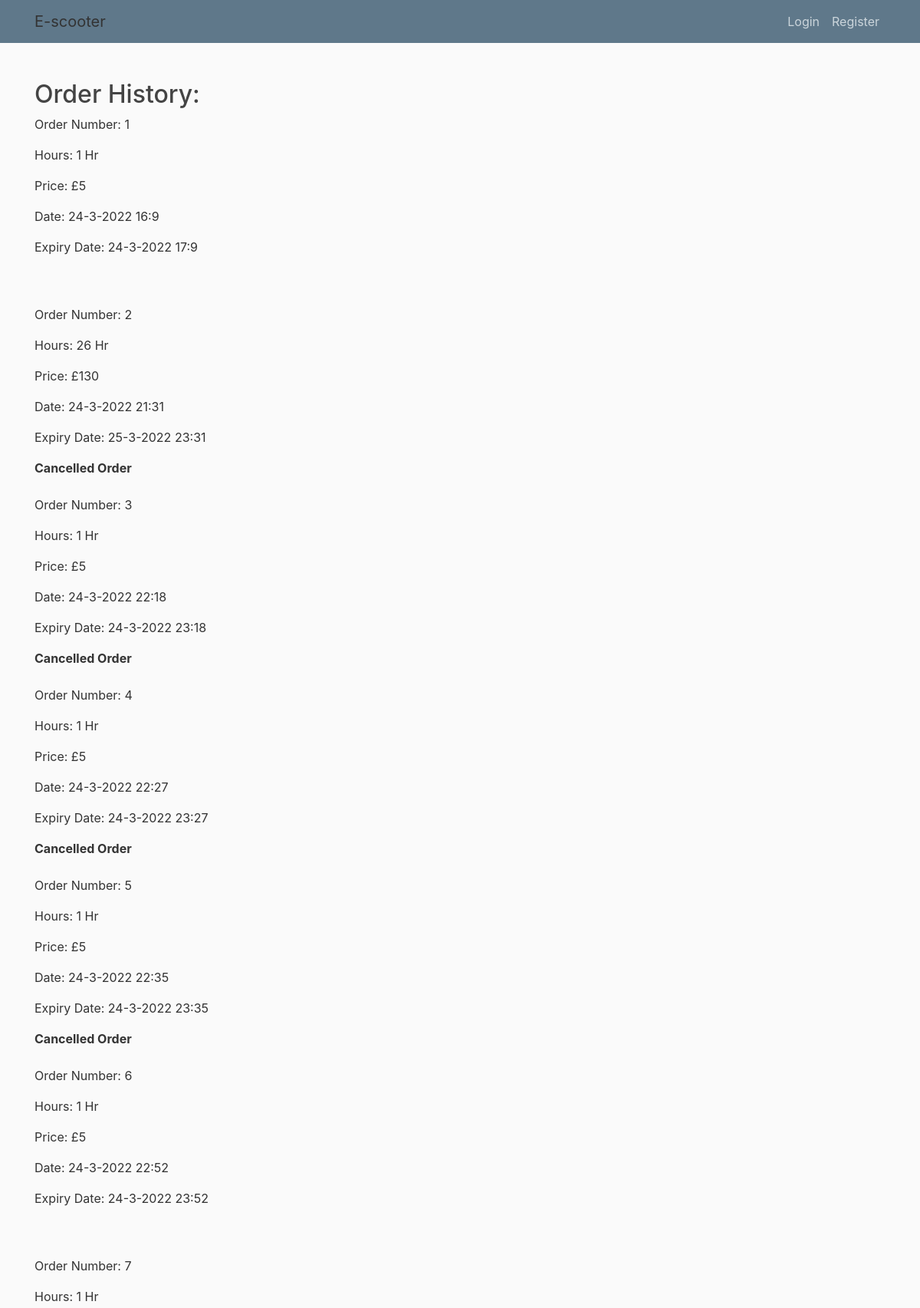
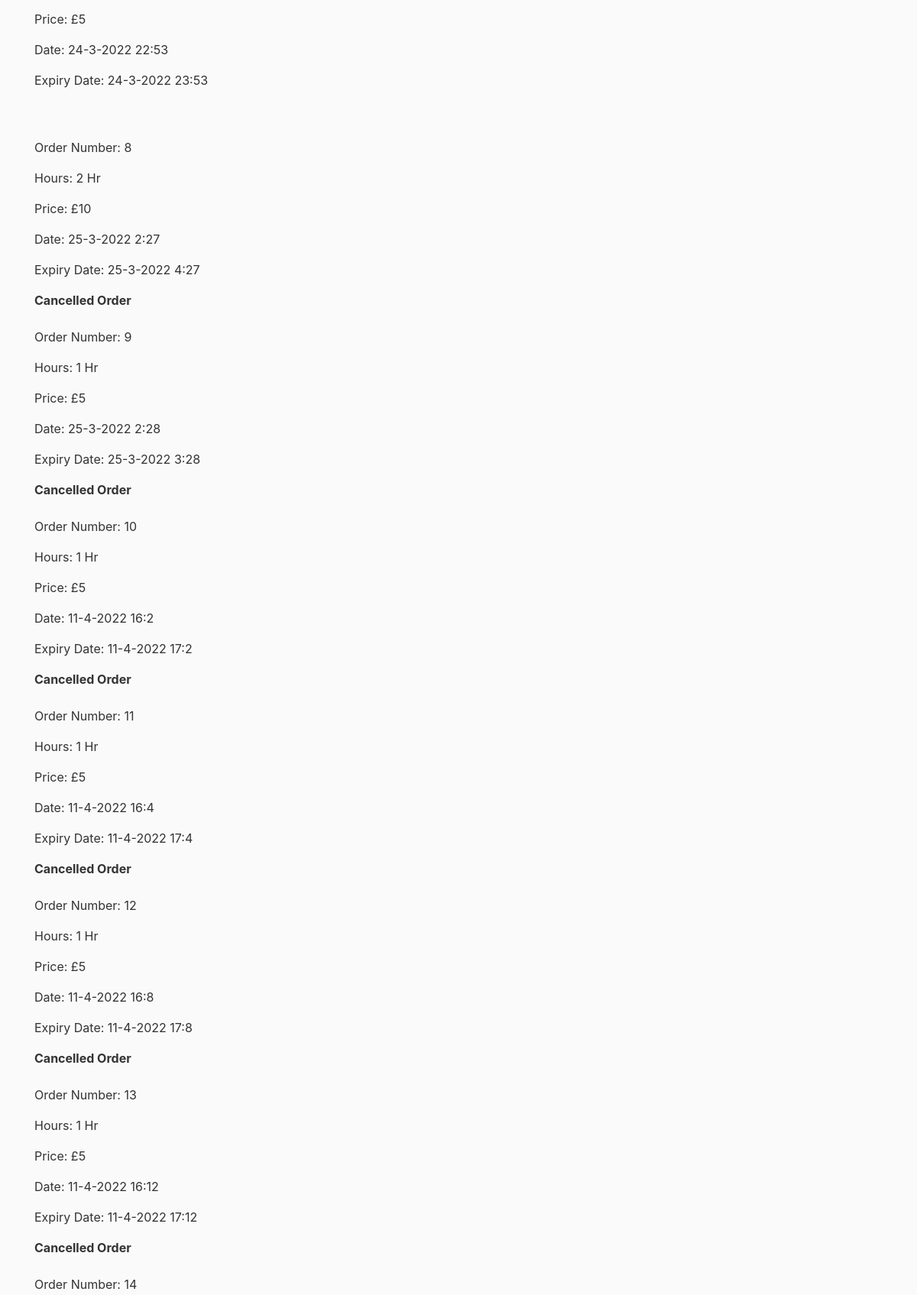
The app's page /admin/bookings (upper part) with its own data (2 pictures, top to bottom).
### app/models.py (models this page shows)
class Booking(db.Model):
    __tablename__ = "bookings"
    id = db.Column(db.Integer, primary_key=True)
    ScooterID = db.Column(db.Integer, ForeignKey("scooters.id"))
    UserID = db.Column(db.Integer, ForeignKey("users.id"))
    numHours = db.Column(db.Integer, nullable = False)
    date = db.Column(db.DateTime, nullable = False)
    expiry = db.Column(db.DateTime)
    price = db.Column(db.Integer, nullable = False)
    cancelled = db.Column(db.Boolean, default = False, nullable=False)

### app/views.py (the view)
@app.route("/admin/bookings")
def admin_bookings():
    if session.get('admin') == 0:
        return redirect("/dashboard")
    else:
        bookings = models.Booking.query.all()
        return render_template("bookings.html", orders = bookings)

### app/templates/bookings.html (shortened to what this page needs)
{% extends "base.html" %}
{% block content %}
<head>
</head>
<body>
    <h2>Order History:</h2>
    {% for elem in orders %}
        {% if elem.id not in active or elem.cancelled %}
            <p>Order Number: {{elem.id}}</p>
            <p>Hours: {{elem.numHours}} Hr</p>
            <p>Price: £{{elem.price}}</p>
            <p>Date: {{elem.date.day}}-{{elem.date.month}}-{{elem.date.year}} {{elem.date.hour}}:{{elem.date.minute}}</p>
            <p>Expiry Date: {{elem.expiry.day}}-{{elem.expiry.month}}-{{elem.expiry.year}} {{elem.expiry.hour}}:{{elem.expiry.minute}}</p>
            {% if elem.cancelled %}
            <b>Cancelled Order</b>
            {% endif %}
            <br> </br>
        {% endif %}
    {% endfor %}
</body>
{% endblock content %}

### app/static/style.css (style rules this page uses)
body { background: #fafafa; color: #333333; margin-top: 5rem; }
h1, h2, h3, h4, h5, h6 { color: #444444; }

### records on screen
Booking: id "1", numHours "1", price "5", date.day "24", date.month "3", date.year "2022", date.hour "16", date.minute "9", expiry.day "24", expiry.month "3", expiry.year "2022", expiry.hour "17", expiry.minute "9"
Booking: id "2", numHours "26", price "130", date.day "24", date.month "3", date.year "2022", date.hour "21", date.minute "31", expiry.day "25", expiry.month "3", expiry.year "2022", expiry.hour "23", expiry.minute "31", cancelled "Cancelled Order"
Booking: id "3", numHours "1", price "5", date.day "24", date.month "3", date.year "2022", date.hour "22", date.minute "18", expiry.day "24", expiry.month "3", expiry.year "2022", expiry.hour "23", expiry.minute "18", cancelled "Cancelled Order"
Booking: id "4", numHours "1", price "5", date.day "24", date.month "3", date.year "2022", date.hour "22", date.minute "27", expiry.day "24", expiry.month "3", expiry.year "2022", expiry.hour "23", expiry.minute "27", cancelled "Cancelled Order"
Booking: id "5", numHours "1", price "5", date.day "24", date.month "3", date.year "2022", date.hour "22", date.minute "35", expiry.day "24", expiry.month "3", expiry.year "2022", expiry.hour "23", expiry.minute "35", cancelled "Cancelled Order"
Booking: id "6", numHours "1", price "5", date.day "24", date.month "3", date.year "2022", date.hour "22", date.minute "52", expiry.day "24", expiry.month "3", expiry.year "2022", expiry.hour "23", expiry.minute "52"
Booking: id "7", numHours "1", price "5", date.day "24", date.month "3", date.year "2022", date.hour "22", date.minute "53", expiry.day "24", expiry.month "3", expiry.year "2022", expiry.hour "23", expiry.minute "53"
Booking: id "8", numHours "2", price "10", date.day "25", date.month "3", date.year "2022", date.hour "2", date.minute "27", expiry.day "25", expiry.month "3", expiry.year "2022", expiry.hour "4", expiry.minute "27", cancelled "Cancelled Order"
Booking: id "9", numHours "1", price "5", date.day "25", date.month "3", date.year "2022", date.hour "2", date.minute "28", expiry.day "25", expiry.month "3", expiry.year "2022", expiry.hour "3", expiry.minute "28", cancelled "Cancelled Order"
Booking: id "10", numHours "1", price "5", date.day "11", date.month "4", date.year "2022", date.hour "16", date.minute "2", expiry.day "11", expiry.month "4", expiry.year "2022", expiry.hour "17", expiry.minute "2", cancelled "Cancelled Order"
Booking: id "11", numHours "1", price "5", date.day "11", date.month "4", date.year "2022", date.hour "16", date.minute "4", expiry.day "11", expiry.month "4", expiry.year "2022", expiry.hour "17", expiry.minute "4", cancelled "Cancelled Order"
Booking: id "12", numHours "1", price "5", date.day "11", date.month "4", date.year "2022", date.hour "16", date.minute "8", expiry.day "11", expiry.month "4", expiry.year "2022", expiry.hour "17", expiry.minute "8", cancelled "Cancelled Order"
Booking: id "13", numHours "1", price "5", date.day "11", date.month "4", date.year "2022", date.hour "16", date.minute "12", expiry.day "11", expiry.month "4", expiry.year "2022", expiry.hour "17", expiry.minute "12", cancelled "Cancelled Order"
Booking: id "14"
